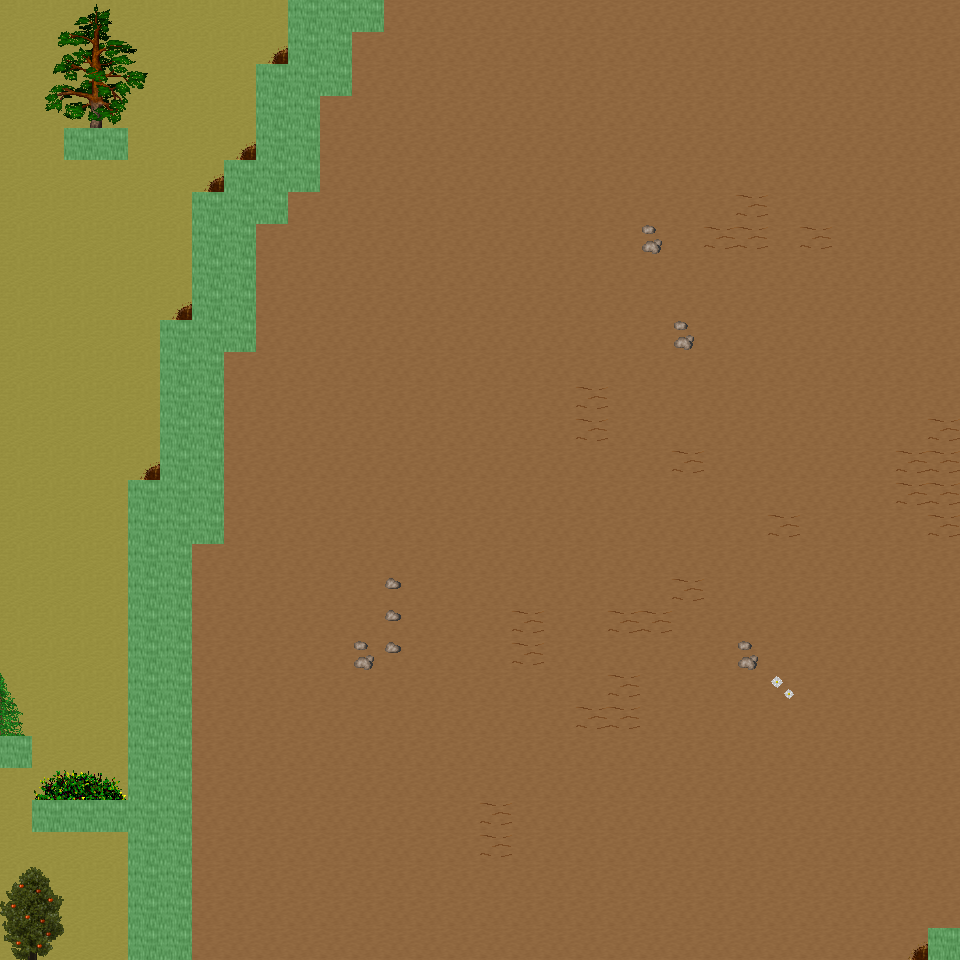

Below is a game level as drawn by its tile map, then a one-line description and the .tmx that defines it (tile-layer data replaced by summaries):
An orthogonal 30x30 tile map with 32x32 px tiles, 6 tile layers (Ground, Object, Object2, Above, ...), 34 tilesets and 7 objects (7x mapExit).

<map version="1.0" orientation="orthogonal" renderorder="right-down" width="30" height="30" tilewidth="32" tileheight="32" nextobjectid="8">
  <tileset firstgid="1" name="tileset_ground_ground" tilewidth="32" tileheight="32" tilecount="33" columns="3">
    <image source="../drawable/tileset_ground_ground.png" width="96" height="352" />
  </tileset>
  <tileset firstgid="34" name="tileset_ground_rock_pebbles" tilewidth="32" tileheight="32" tilecount="3" columns="1">
    <image source="../drawable/tileset_ground_rock_pebbles.png" width="32" height="96" />
  </tileset>
  <tileset firstgid="37" name="tileset_ground_grass_edges" tilewidth="32" tileheight="32" tilecount="36" columns="12">
    <image source="../drawable/tileset_ground_grass_edges.png" width="384" height="96" />
  </tileset>
  <tileset firstgid="73" name="tileset_plant_flower_daisy_white" tilewidth="32" tileheight="32" tilecount="8" columns="2">
    <image source="../drawable/tileset_plant_flower_daisy_white.png" width="64" height="128" />
  </tileset>
  <tileset firstgid="81" name="tileset_ground_ridge_earth_dark" tilewidth="32" tileheight="32" tilecount="96" columns="12">
    <image source="../drawable/tileset_ground_ridge_earth_dark.png" width="384" height="256" />
  </tileset>
  <tileset firstgid="177" name="tileset_plant_grasses" tilewidth="32" tileheight="32" tilecount="6" columns="3">
    <image source="../drawable/tileset_plant_grasses.png" width="96" height="64" />
  </tileset>
  <tileset firstgid="183" name="tileset_ground_earth_edges" tilewidth="32" tileheight="32" tilecount="18" columns="6">
    <image source="../drawable/tileset_ground_earth_edges.png" width="192" height="96" />
  </tileset>
  <tileset firstgid="201" name="tileset_item_statue_green_stone_3" tilewidth="32" tileheight="32" tilecount="3" columns="1">
    <image source="../drawable/tileset_item_statue_green_stone_3.png" width="32" height="96" />
  </tileset>
  <tileset firstgid="204" name="tileset_ground_rock_rocks_2" tilewidth="32" tileheight="32" tilecount="4" columns="2">
    <image source="../drawable/tileset_ground_rock_rocks_2.png" width="64" height="64" />
  </tileset>
  <tileset firstgid="208" name="tileset_item_corpse_huge_animal" tilewidth="32" tileheight="32" tilecount="16" columns="2">
    <image source="../drawable/tileset_item_corpse_huge_animal.png" width="64" height="256" />
  </tileset>
  <tileset firstgid="224" name="tileset_item_statue_green_stone" tilewidth="32" tileheight="32" tilecount="12" columns="4">
    <image source="../drawable/tileset_item_statue_green_stone.png" width="128" height="96" />
  </tileset>
  <tileset firstgid="236" name="tileset_logic_creature_animal" tilewidth="32" tileheight="32" tilecount="32" columns="8">
    <image source="../drawable/tileset_logic_creature_animal.png" width="256" height="128" />
  </tileset>
  <tileset firstgid="268" name="tileset_logic_collision" tilewidth="32" tileheight="32" tilecount="1" columns="1">
    <image source="../drawable/tileset_logic_collision.png" width="32" height="32" />
  </tileset>
  <tileset firstgid="269" name="tileset_plant_tree_taller_trees" tilewidth="32" tileheight="32" tilecount="32" columns="8">
    <image source="../drawable/tileset_plant_tree_taller_trees.png" width="256" height="128" />
  </tileset>
  <tileset firstgid="301" name="tileset_plant_tree_spruce" tilewidth="32" tileheight="32" tilecount="6" columns="2">
    <image source="../drawable/tileset_plant_tree_spruce.png" width="64" height="96" />
  </tileset>
  <tileset firstgid="307" name="tileset_plant_bush_bush_mult_colored" tilewidth="32" tileheight="32" tilecount="6" columns="3">
    <image source="../drawable/tileset_plant_bush_bush_mult_colored.png" width="96" height="64" />
  </tileset>
  <tileset firstgid="313" name="tileset_plant_bush_bush_pinks" tilewidth="32" tileheight="32" tilecount="4" columns="2">
    <image source="../drawable/tileset_plant_bush_bush_pinks.png" width="64" height="64" />
  </tileset>
  <tileset firstgid="317" name="tileset_plant_flower_flower_bed_1" tilewidth="32" tileheight="32" tilecount="35" columns="7">
    <image source="../drawable/tileset_plant_flower_flower_bed_1.png" width="224" height="160" />
  </tileset>
  <tileset firstgid="352" name="tileset_plant_flower_small_flower_bed" tilewidth="32" tileheight="32" tilecount="12" columns="3">
    <image source="../drawable/tileset_plant_flower_small_flower_bed.png" width="96" height="128" />
  </tileset>
  <tileset firstgid="364" name="tileset_plant_flower_small_flower_bed_2" tilewidth="32" tileheight="32" tilecount="12" columns="3">
    <image source="../drawable/tileset_plant_flower_small_flower_bed_2.png" width="96" height="128" />
  </tileset>
  <tileset firstgid="376" name="tileset_furniture_chair_bench_wooden" tilewidth="32" tileheight="32" tilecount="8" columns="2">
    <image source="../drawable/tileset_furniture_chair_bench_wooden.png" width="64" height="128" />
  </tileset>
  <tileset firstgid="384" name="tileset_building_decoration_pool" tilewidth="32" tileheight="32" tilecount="9" columns="3">
    <image source="../drawable/tileset_building_decoration_pool.png" width="96" height="96" />
  </tileset>
  <tileset firstgid="393" name="tileset_building_decoration_stone_details" tilewidth="32" tileheight="32" tilecount="4" columns="2">
    <image source="../drawable/tileset_building_decoration_stone_details.png" width="64" height="64" />
  </tileset>
  <tileset firstgid="397" name="tileset_building_decoration_orbpedestal" tilewidth="32" tileheight="32" tilecount="2" columns="1">
    <image source="../drawable/tileset_building_decoration_orbpedestal.png" width="32" height="64" />
  </tileset>
  <tileset firstgid="399" name="tileset_object_birds" tilewidth="32" tileheight="32" tilecount="4" columns="2">
    <image source="../drawable/tileset_object_birds.png" width="64" height="64" />
  </tileset>
  <tileset firstgid="403" name="tileset_building_gazebo" tilewidth="32" tileheight="32" tilecount="21" columns="3">
    <image source="../drawable/tileset_building_gazebo.png" width="96" height="224" />
  </tileset>
  <tileset firstgid="424" name="tileset_ground_green_paving" tilewidth="32" tileheight="32" tilecount="18" columns="3">
    <image source="../drawable/tileset_ground_green_paving.png" width="96" height="192" />
  </tileset>
  <tileset firstgid="442" name="tileset_plant_tree_pine_tree" tilewidth="32" tileheight="32" tilecount="20" columns="4">
    <image source="../drawable/tileset_plant_tree_pine_tree.png" width="128" height="160" />
  </tileset>
  <tileset firstgid="462" name="tileset_plant_tree_pine_tree_1" tilewidth="32" tileheight="32" tilecount="20" columns="4">
    <image source="../drawable/tileset_plant_tree_pine_tree_1.png" width="128" height="160" />
  </tileset>
  <tileset firstgid="482" name="tileset_plant_tree_cherry_blossom_tree" tilewidth="32" tileheight="32" tilecount="9" columns="3">
    <image source="../drawable/tileset_plant_tree_cherry_blossom_tree.png" width="96" height="96" />
  </tileset>
  <tileset firstgid="491" name="tileset_logic_item_fruits" tilewidth="32" tileheight="32" tilecount="10" columns="10">
    <image source="../drawable/tileset_logic_item_fruits.png" width="256" height="64" />
  </tileset>
  <tileset firstgid="501" name="tileset_plant_bushes_and_trees" tilewidth="32" tileheight="32" tilecount="144" columns="16">
    <image source="../drawable/tileset_plant_bushes_and_trees.png" width="512" height="289" />
  </tileset>
  <tileset firstgid="645" name="tileset_plant_bush_leafy" tilewidth="32" tileheight="32" tilecount="48" columns="8">
    <image source="../drawable/tileset_plant_bush_leafy.png" width="256" height="192" />
  </tileset>
  <tileset firstgid="693" name="tileset_plant_bush_flowering" tilewidth="32" tileheight="32" tilecount="72" columns="8">
    <image source="../drawable/tileset_plant_bush_flowering.png" width="256" height="288" />
  </tileset>
  <layer name="Ground" width="30" height="30">
    <data>[900 cells, 900 non-empty, 2 distinct tile ids]</data>
  </layer>
  <layer name="Object" width="30" height="30">
    <data>[900 cells, 111 non-empty, 18 distinct tile ids]</data>
  </layer>
  <layer name="Object2" width="30" height="30">
    <data>[900 cells, 0 non-empty, 0 distinct tile ids]</data>
  </layer>
  <layer name="Above" width="30" height="30">
    <data>[900 cells, 28 non-empty, 28 distinct tile ids]</data>
  </layer>
  <layer name="Above2" width="30" height="30">
    <data>[900 cells, 0 non-empty, 0 distinct tile ids]</data>
  </layer>
  <layer name="Walkable" width="30" height="30">
    <data>[900 cells, 74 non-empty, 1 distinct tile ids]</data>
  </layer>
  <objectgroup name="MapEvents">
    <object id="1" name="north" type="mapExit" x="0" y="0" width="288" height="32">
      <properties>
        <property name="map" value="level_0_x71_y44" />
        <property name="x" value="0" />
        <property name="y" value="28" />
      </properties>
    </object>
    <object id="2" name="north2" type="mapExit" x="384" y="0" width="576" height="32">
      <properties>
        <property name="map" value="level_0_x71_y44" />
        <property name="x" value="12" />
        <property name="y" value="28" />
      </properties>
    </object>
    <object id="3" name="south" type="mapExit" x="0" y="928" width="128" height="32">
      <properties>
        <property name="map" value="level_0_x71_y46" />
        <property name="x" value="0" />
        <property name="y" value="1" />
      </properties>
    </object>
    <object id="4" name="south2" type="mapExit" x="192" y="928" width="736" height="32">
      <properties>
        <property name="map" value="level_0_x71_y46" />
        <property name="x" value="6" />
        <property name="y" value="1" />
      </properties>
    </object>
    <object id="5" name="west" type="mapExit" x="0" y="0" width="32" height="736">
      <properties>
        <property name="map" value="level_0_x70_y45" />
        <property name="x" value="28" />
        <property name="y" value="0" />
      </properties>
    </object>
    <object id="6" name="west2" type="mapExit" x="0" y="768" width="32" height="192">
      <properties>
        <property name="map" value="level_0_x70_y45" />
        <property name="x" value="28" />
        <property name="y" value="24" />
      </properties>
    </object>
    <object id="7" name="east" type="mapExit" x="928" y="0" width="32" height="928">
      <properties>
        <property name="map" value="level_0_x72_y45" />
        <property name="x" value="1" />
        <property name="y" value="0" />
      </properties>
    </object>
  </objectgroup>
</map>
